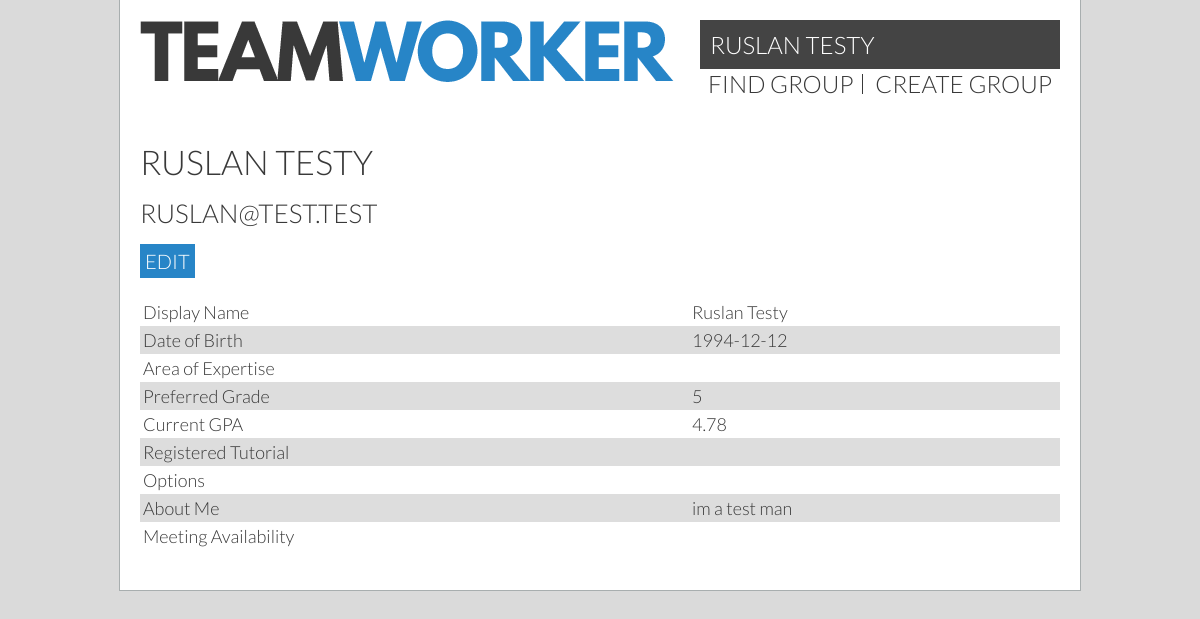
The app's page /profile.php (signed in), older data.
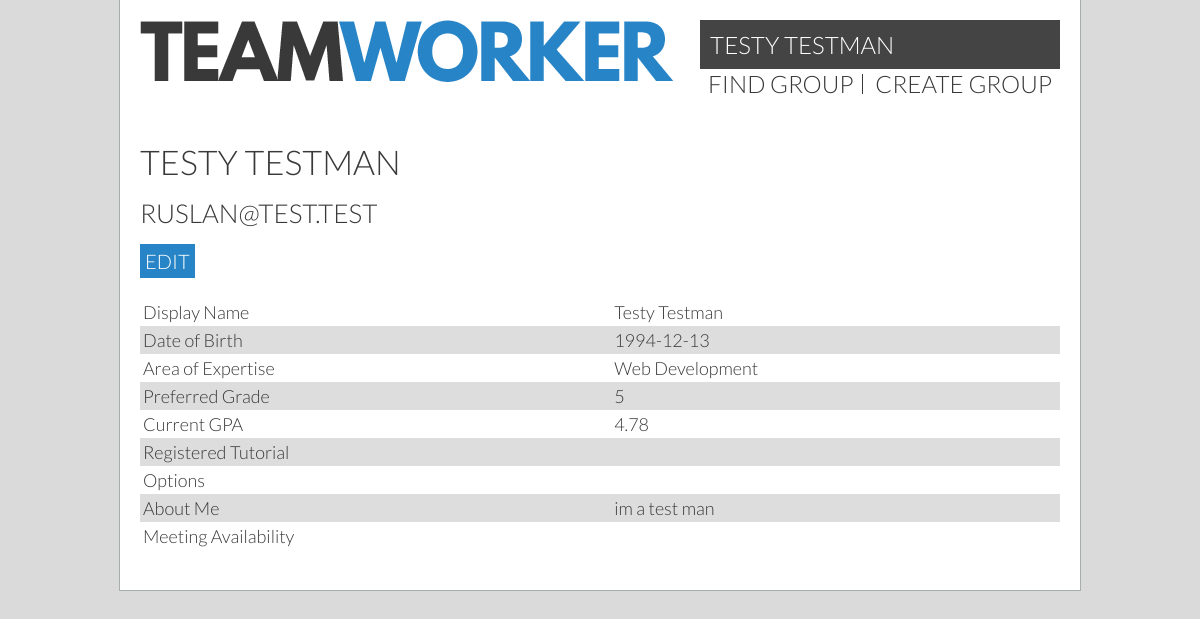
The same page, newer data.
### tables this page shows
CREATE TABLE `users` (
  `id` int(11) unsigned NOT NULL AUTO_INCREMENT,
  `permissions` int(11) NOT NULL DEFAULT '1',
  `currentGroup` int(11) DEFAULT '0',
  `groupLeader` tinyint(1) DEFAULT NULL,
  `name` varchar(40) DEFAULT NULL,
  `email` varchar(40) DEFAULT NULL,
  `password` char(64) DEFAULT NULL,
  `dob` date DEFAULT NULL,
  `mainArea` varchar(30) DEFAULT NULL,
  `skills` varchar(30) DEFAULT NULL,
  `gpa` double DEFAULT NULL,
  `goal` double DEFAULT NULL,
  `bio` varchar(300) DEFAULT NULL,
  PRIMARY KEY (`id`),
  UNIQUE KEY `email` (`email`)
);

### userHandler.php (called while the page is built, shortened)
<?php
include_once('pdo.inc');
if(isset($_SESSION['id'])) {
  $sessionId = $_SESSION['id'];
  $query = ('SELECT * FROM users WHERE id = :id');
  $statement = $db -> prepare($query);
  $statement -> bindValue(':id', $sessionId);
  if (!$statement -> execute()) { print_r($statement->errorInfo()); }
  $result = $statement -> fetch(PDO::FETCH_ASSOC);
  $userName = $result['name'];
  $userEmail = $result['email'];
  $dob = $result['dob'];
  $areaExpertise = $result['mainArea'];
  $bio = $result['bio'];
  $gpa = $result['gpa'];
  $goal = $result['goal'];
  $group = $result['currentGroup'];
}
?>

### profile.php (the view, shortened to what this page needs)
<?php include_once('userHandler.php') ?>
<!DOCTYPE HTML>
<html>
<head>
  <link href='style.css' rel='stylesheet' type='text/css'>
  <link href='colour.css' rel='stylesheet' type='text/css'>
</head>
<body>
  <main>
    <?php include "header.inc"; ?>
    <div class="content" id="readonly">
      <h1><?=$userName?></h1>
      <h2><?=$userEmail?></h2>
      <a class="button" onclick="showEditor()">Edit</a>
      <table>
        <tr>
          <td>Display Name</td> <td><?=$userName?></td>
        </tr>
        <tr>
          <td>Date of Birth</td> <td><?=$dob?></td>
        </tr>
        <tr>
          <td>Area of Expertise</td>  <td><?=$areaExpertise?></td>
        </tr>
        <tr>
          <td>Preferred Grade</td>  <td><?=$goal?></td>
        </tr>
        <tr>
          <td>Current GPA</td>  <td><?=$gpa?></td>
        </tr>
        <tr>
          <td>Registered Tutorial</td>  <td></td>
        </tr>
        <tr>
          <td>Options</td>  <td></td>
        </tr>
        <tr>
          <td>About Me</td> <td><?=$bio?></td>
        </tr>
        <tr>
          <td>Meeting Availability</td> <td></td>
        </tr>
      </table>
    </div>
  </main>
</body>
</html>

### header.inc
<header>
    <a href="/" id="logo"><img src="_resources/teamworker.png"></a>
    <?php include "nav.inc"; ?>
</header>

### nav.inc (shortened to what this page needs)
<nav>
  <div class="topNavProfile">
    <a href='profile.php'><?=$userName?></a>
  </div>
  <ul>
    <?php if($group == 0) { ?>
      <li><a href="searchGroup.php">find group</a></li>
      <li><a href="createGroup.php">create group</a></li>
    <?php } ?>
  </ul>
</nav>

### style.css (style rules this page uses)
body { margin: 0; padding:0; font-family: 'Lato', sans-serif; font-weight: 300; font-size:20px; }
main { width:960px; height:auto; margin:0 auto; }
.content { margin: 20px; overflow: auto; }
h1 { font-weight:300; font-size:1.7em; text-transform:uppercase; margin: 15px 0 0 0; }
h2 { font-weight:300; font-size:1.3em; text-transform:uppercase; margin:15px 0; }
a { text-decoration:none; color:inherit; transition: opacity 0.3s ease; }
.button { display: inline-block; padding: 5px; text-transform: uppercase; color: #fff; background-color: #2785c7; }
header { padding:20px; }
#logo { display:inline-block; }
nav { font-size:1.2em; text-transform: uppercase; display:inline-block; float:right; }
nav ul { list-style:none; padding:0; margin:0; }
nav li { display:inline-block; border-right:1px solid #393939; padding:0 8px; line-height:20px; }
nav ul li:last-child { border-right:none; }
.topNavProfile { background: #444; padding: 10px; }
.topNavProfile a { color: #fff; }
table { width:100%; box-sizing:border-box; font-size:0; border-spacing:0; margin:20px 0; }
td, th { font-size:18px; padding:3px; margin:0; text-align:left; min-height:1em; }

### colour.css (style rules this page uses)
body, .grain { background-color:#dadada; background-image:url(_resources/15p-grey.jpg); }
main { background-color:white; }
tr:nth-child(even) { background-color:#ddd; }
body, main { color:#393939; }
main { border: 1px solid #a8aeaf; border-top:none; }

Row changes from the older to the newer data that the page shows:
changed users "RUSLAN@TEST.TEST": name "RUSLAN TESTY" → "TESTY TESTMAN"; name "Ruslan Testy" → "Testy Testman"; dob "1994-12-12" → "1994-12-13"; mainArea (not shown) → "Web Development"
